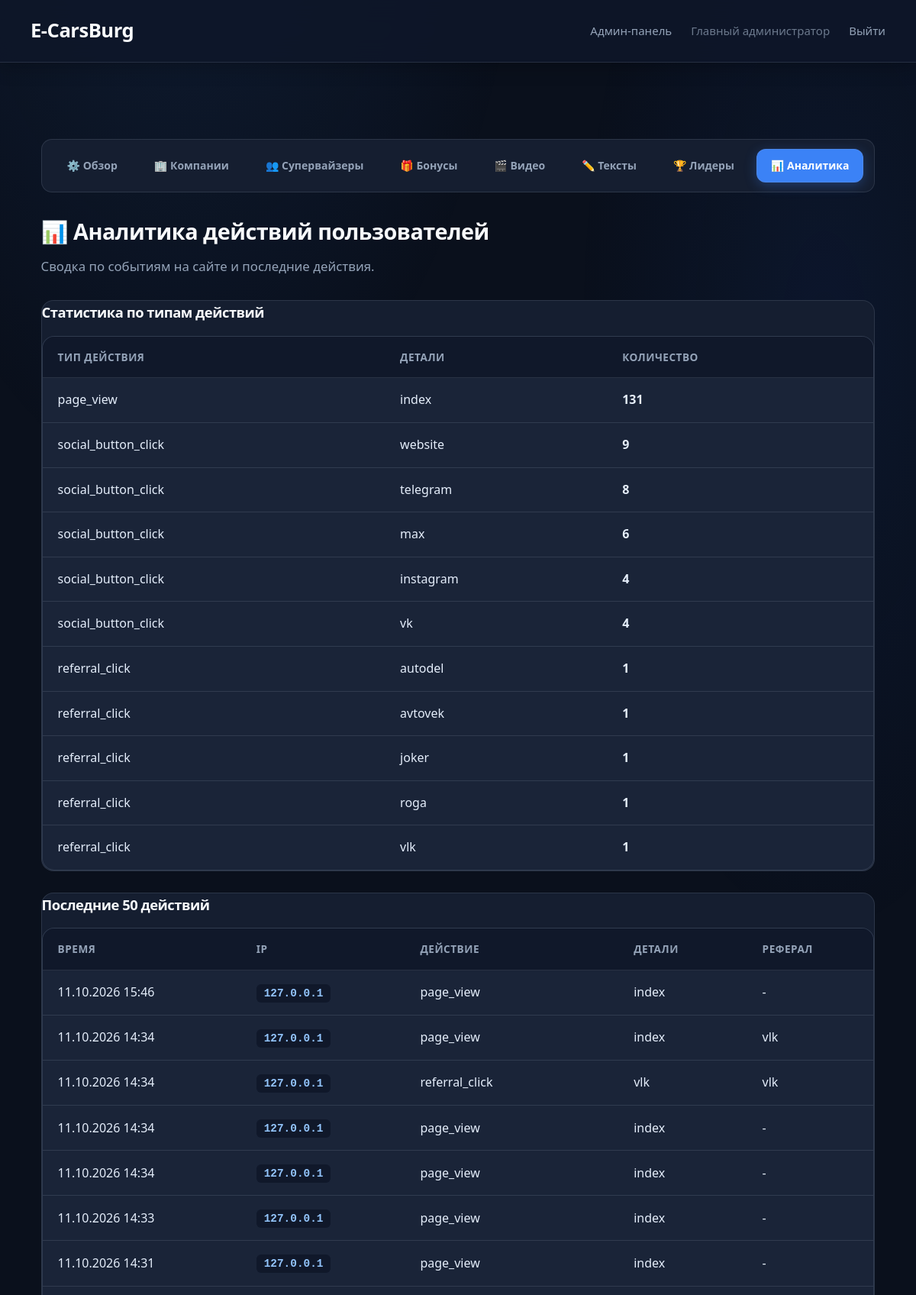
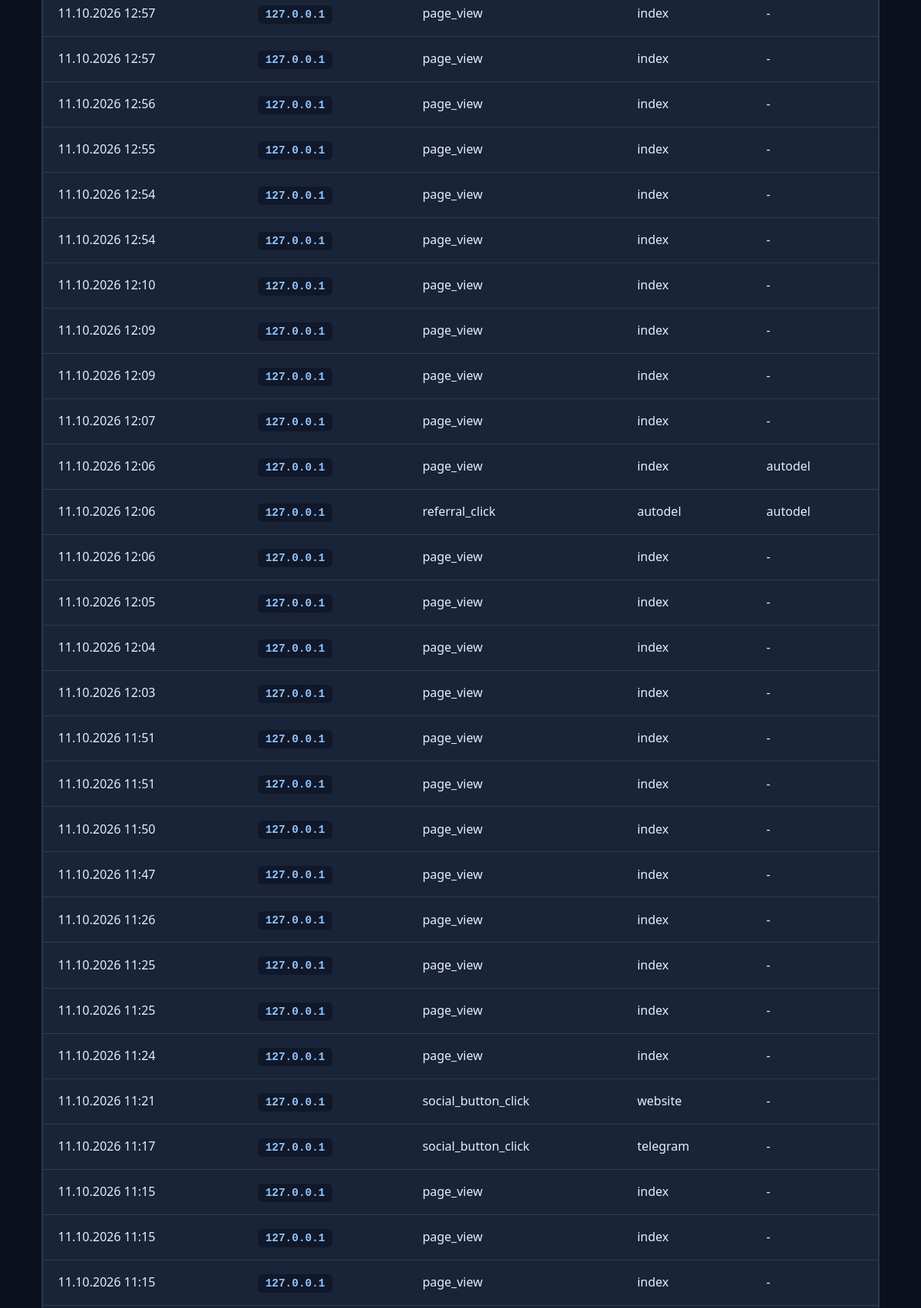
The page /admin/analytics (signed in, upper part) on the database its author committed (2 pictures, top to bottom).
### models.py (models this page shows, shortened)
class Company(Base):
    __tablename__ = 'companies'
    id: Mapped[int] = mapped_column(primary_key=True, index=True)
    name: Mapped[str] = mapped_column(String(100), nullable=False)
    slug: Mapped[str] = mapped_column(String(50), unique=True, index=True, nullable=False)
    description: Mapped[str] = mapped_column(Text, nullable=True)
    email: Mapped[str] = mapped_column(String(100), unique=True, nullable=False)
    password_hash: Mapped[str] = mapped_column(String(255), nullable=False)
    is_admin: Mapped[bool] = mapped_column(Boolean, default=False)
    role: Mapped[str] = mapped_column(String(20), default=ROLE_PARTNER, nullable=False, index=True)
    created_by_id: Mapped[int] = mapped_column(ForeignKey('companies.id'), nullable=True, index=True)
    created_at: Mapped[datetime] = mapped_column(DateTime, default=datetime.utcnow)
    clicks: Mapped[list["ClickEvent"]] = relationship(
        "ClickEvent",
        back_populates="company",
        cascade="all, delete-orphan"
    )
    created_by = relationship("Company", remote_side=[id], foreign_keys=[created_by_id])
    @property
    def is_authenticated(self):
        return True
    def get_role(self) -> str:
        if self.role:
            return self.role
        return ROLE_ADMIN if self.is_admin else ROLE_PARTNER
    @property
    def is_main_admin(self) -> bool:
        return self.get_role() == ROLE_ADMIN
    @property
    def role_label(self) -> str:
        return {
            ROLE_ADMIN: 'Главный администратор',
            ROLE_SUPERVISOR: 'Супервайзер',
            ROLE_PARTNER: 'Партнёр',
        }.get(self.get_role(), 'Пользователь')

class UserAction(Base):
    __tablename__ = 'user_actions'
    id: Mapped[int] = mapped_column(primary_key=True, index=True)
    ip_address: Mapped[str] = mapped_column(String(45), nullable=True, index=True)
    user_agent: Mapped[str] = mapped_column(String(500), nullable=True)
    action_type: Mapped[str] = mapped_column(String(50), nullable=False, index=True)
    action_detail: Mapped[str] = mapped_column(String(100), nullable=True)
    referral_slug: Mapped[str] = mapped_column(String(50), nullable=True, index=True)
    page_url: Mapped[str] = mapped_column(String(500), nullable=True)
    created_at: Mapped[datetime] = mapped_column(DateTime, default=datetime.utcnow, index=True)

### app.py (the view)
@app.route('/admin/analytics')
@admin_required
def admin_analytics():
    db = SessionLocal()
    try:
        action_stats = db.query(
            UserAction.action_type,
            UserAction.action_detail,
            func.count(UserAction.id).label('count')
        ).group_by(UserAction.action_type, UserAction.action_detail) \
            .order_by(func.count(UserAction.id).desc()) \
            .all()
        recent_actions = db.query(UserAction) \
            .order_by(UserAction.created_at.desc()) \
            .limit(50) \
            .all()
        return render_template(
            'admin_analytics.html',
            action_stats=action_stats,
            recent_actions=recent_actions
        )
    finally:
        db.close()

### app.py (called while the page is built)
@login_manager.user_loader
def load_user(user_id):
    db = SessionLocal()
    try:
        return db.get(Company, int(user_id))
    finally:
        db.close()

def admin_required(f):
    from functools import wraps
    @wraps(f)
    @login_required
    def decorated_function(*args, **kwargs):
        if not current_user.is_main_admin:
            flash('Доступ запрещён. Только для главного администратора.', 'error')
            return redirect(url_for('post_login_redirect'))
        return f(*args, **kwargs)
    return decorated_function

### templates/admin_analytics.html (shortened to what this page needs)
{% extends "admin_base.html" %}
{% set active_nav = "analytics" %}
{% block content %}
        <h1>📊 Аналитика действий пользователей</h1>
        <p>Сводка по событиям на сайте и последние действия.</p>
        <section class="admin-section" style="margin-bottom: 28px;">
            <h2>Статистика по типам действий</h2>
            <table class="leaderboard-table">
                <thead>
                    <tr>
                        <th>Тип действия</th>
                        <th>Детали</th>
                        <th>Количество</th>
                    </tr>
                </thead>
                <tbody>
                    {% for stat in action_stats %}
                    <tr>
                        <td>{{ stat.action_type }}</td>
                        <td>{{ stat.action_detail or '-' }}</td>
                        <td><strong>{{ stat.count }}</strong></td>
                    </tr>
                    {% else %}
                    <tr><td colspan="3" class="no-data">Данных пока нет</td></tr>
                    {% endfor %}
                </tbody>
            </table>
        </section>
        <section class="admin-section">
            <h2>Последние 50 действий</h2>
            <table class="leaderboard-table">
                <thead>
                    <tr>
                        <th>Время</th>
                        <th>IP</th>
                        <th>Действие</th>
                        <th>Детали</th>
                        <th>Реферал</th>
                    </tr>
                </thead>
                <tbody>
                    {% for action in recent_actions %}
                    <tr>
                        <td>{{ action.created_at.strftime('%d.%m.%Y %H:%M') }}</td>
                        <td><code>{{ action.ip_address }}</code></td>
                        <td>{{ action.action_type }}</td>
                        <td>{{ action.action_detail or '-' }}</td>
                        <td>{{ action.referral_slug or '-' }}</td>
                    </tr>
                    {% else %}
                    <tr><td colspan="5" class="no-data">Действий пока нет</td></tr>
                    {% endfor %}
                </tbody>
            </table>
        </section>
{% endblock %}

### templates/admin_base.html (shortened to what this page needs)
<!DOCTYPE html>
<html lang="ru">
<head>
    <link rel="stylesheet" href="{{ url_for('static', filename='style.css') }}">
</head>
<body class="admin-theme">
    <nav class="top-nav">
        <a href="{{ url_for('index') }}" class="nav-brand">E-CarsBurg</a>
        <div class="nav-links">
            {% if current_user.is_main_admin %}
                <a href="{{ url_for('admin_dashboard') }}" class="nav-link">Админ-панель</a>
            {% elif current_user.is_supervisor %}
                <a href="{{ url_for('admin_companies') }}" class="nav-link">Панель супервайзера</a>
            {% endif %}
            <span class="nav-link" style="opacity:0.7;">{{ current_user.role_label }}</span>
            <a href="{{ url_for('logout') }}" class="nav-link">Выйти</a>
        </div>
    </nav>
    <div class="container {% block container_class %}wide{% endblock %}">
        <nav class="admin-nav" aria-label="Разделы админки">
            {% if current_user.is_main_admin %}
                <a href="{{ url_for('admin_dashboard') }}" class="btn {% if active_nav == 'dashboard' %}active{% endif %}">⚙️ Обзор</a>
                <a href="{{ url_for('admin_companies') }}" class="btn {% if active_nav == 'companies' %}active{% endif %}">🏢 Компании</a>
                <a href="{{ url_for('admin_supervisors') }}" class="btn {% if active_nav == 'supervisors' %}active{% endif %}">👥 Супервайзеры</a>
                <a href="{{ url_for('admin_bonuses') }}" class="btn {% if active_nav == 'bonuses' %}active{% endif %}">🎁 Бонусы</a>
                <a href="{{ url_for('admin_media') }}" class="btn {% if active_nav == 'media' %}active{% endif %}">🎬 Видео</a>
                <a href="{{ url_for('admin_texts') }}" class="btn {% if active_nav == 'texts' %}active{% endif %}">✏️ Тексты</a>
                <a href="{{ url_for('admin_leaderboard') }}" class="btn {% if active_nav == 'leaderboard' %}active{% endif %}">🏆 Лидеры</a>
                <a href="{{ url_for('admin_analytics') }}" class="btn {% if active_nav == 'analytics' %}active{% endif %}">📊 Аналитика</a>
            {% elif current_user.is_supervisor %}
                <a href="{{ url_for('admin_companies') }}" class="btn {% if active_nav == 'companies' %}active{% endif %}">🏢 Мои компании</a>
                <a href="{{ url_for('admin_add_company') }}" class="btn {% if active_nav == 'add_company' %}active{% endif %}">➕ Создать компанию</a>
            {% endif %}
        </nav>
        {% block content %}{% endblock %}
    </div>
</body>
</html>

### rows shown on the page
Company: role_label "Главный администратор"
UserAction: action_type "referral_click", action_detail "autodel", count "1", created_at "11.10.2026 12:06", ip_address "127.0.0.1", referral_slug "autodel"
UserAction: action_type "referral_click", action_detail "avtovek", count "1"
UserAction: action_type "referral_click", action_detail "joker", count "1"
UserAction: action_type "referral_click", action_detail "roga", count "1"
UserAction: action_type "referral_click", action_detail "vlk", count "1", created_at "11.10.2026 14:34", ip_address "127.0.0.1", referral_slug "vlk"
UserAction: created_at "11.10.2026 15:46", ip_address "127.0.0.1", action_type "page_view", action_detail "index", referral_slug "-"
UserAction: created_at "11.10.2026 14:34", ip_address "127.0.0.1", action_type "page_view", action_detail "index", referral_slug "vlk"
UserAction: created_at "11.10.2026 14:34", ip_address "127.0.0.1", action_type "page_view", action_detail "index", referral_slug "-"
UserAction: created_at "11.10.2026 14:34", ip_address "127.0.0.1", action_type "page_view", action_detail "index", referral_slug "-"
UserAction: created_at "11.10.2026 14:33", ip_address "127.0.0.1", action_type "page_view", action_detail "index", referral_slug "-"
UserAction: created_at "11.10.2026 14:31", ip_address "127.0.0.1", action_type "page_view", action_detail "index", referral_slug "-"
UserAction: created_at "11.10.2026 12:57", ip_address "127.0.0.1", action_type "page_view", action_detail "index", referral_slug "-"
UserAction: created_at "11.10.2026 12:57", ip_address "127.0.0.1", action_type "page_view", action_detail "index", referral_slug "-"
UserAction: created_at "11.10.2026 12:56", ip_address "127.0.0.1", action_type "page_view", action_detail "index", referral_slug "-"
UserAction: created_at "11.10.2026 12:55", ip_address "127.0.0.1", action_type "page_view", action_detail "index", referral_slug "-"
UserAction: created_at "11.10.2026 12:54", ip_address "127.0.0.1", action_type "page_view", action_detail "index", referral_slug "-"
UserAction: created_at "11.10.2026 12:54", ip_address "127.0.0.1", action_type "page_view", action_detail "index", referral_slug "-"
UserAction: created_at "11.10.2026 12:10", ip_address "127.0.0.1", action_type "page_view", action_detail "index", referral_slug "-"
UserAction: created_at "11.10.2026 12:09", ip_address "127.0.0.1", action_type "page_view", action_detail "index", referral_slug "-"
UserAction: created_at "11.10.2026 12:09", ip_address "127.0.0.1", action_type "page_view", action_detail "index", referral_slug "-"
UserAction: created_at "11.10.2026 12:07", ip_address "127.0.0.1", action_type "page_view", action_detail "index", referral_slug "-"
UserAction: created_at "11.10.2026 12:06", ip_address "127.0.0.1", action_type "page_view", action_detail "index", referral_slug "autodel"
UserAction: created_at "11.10.2026 12:06", ip_address "127.0.0.1", action_type "page_view", action_detail "index", referral_slug "-"
UserAction: created_at "11.10.2026 12:05", ip_address "127.0.0.1", action_type "page_view", action_detail "index", referral_slug "-"
UserAction: created_at "11.10.2026 12:04", ip_address "127.0.0.1", action_type "page_view", action_detail "index", referral_slug "-"
UserAction: created_at "11.10.2026 12:03", ip_address "127.0.0.1", action_type "page_view", action_detail "index", referral_slug "-"
UserAction: created_at "11.10.2026 11:51", ip_address "127.0.0.1", action_type "page_view", action_detail "index", referral_slug "-"
UserAction: created_at "11.10.2026 11:51", ip_address "127.0.0.1", action_type "page_view", action_detail "index", referral_slug "-"
UserAction: created_at "11.10.2026 11:50", ip_address "127.0.0.1", action_type "page_view", action_detail "index", referral_slug "-"
UserAction: created_at "11.10.2026 11:47", ip_address "127.0.0.1", action_type "page_view", action_detail "index", referral_slug "-"
UserAction: created_at "11.10.2026 11:26", ip_address "127.0.0.1", action_type "page_view", action_detail "index", referral_slug "-"
UserAction: created_at "11.10.2026 11:25", ip_address "127.0.0.1", action_type "page_view", action_detail "index", referral_slug "-"
UserAction: created_at "11.10.2026 11:25", ip_address "127.0.0.1", action_type "page_view", action_detail "index", referral_slug "-"
UserAction: created_at "11.10.2026 11:24", ip_address "127.0.0.1", action_type "page_view", action_detail "index", referral_slug "-"
UserAction: created_at "11.10.2026 11:21", ip_address "127.0.0.1", action_type "social_button_click", action_detail "website", referral_slug "-"
UserAction: created_at "11.10.2026 11:17", ip_address "127.0.0.1", action_type "social_button_click", action_detail "telegram", referral_slug "-"
UserAction: created_at "11.10.2026 11:15", ip_address "127.0.0.1", action_type "page_view", action_detail "index", referral_slug "-"
UserAction: created_at "11.10.2026 11:15", ip_address "127.0.0.1", action_type "page_view", action_detail "index", referral_slug "-"
UserAction: created_at "11.10.2026 11:15", ip_address "127.0.0.1", action_type "page_view", action_detail "index", referral_slug "-"

### other values the page prints
{{ stat.action_type }} "page_view" "social_button_click" "social_button_click" "social_button_click" "social_button_click" "social_button_click"
{{ stat.action_detail or '-' }} "index" "website" "telegram" "max" "instagram" "vk"
{{ stat.count }} "131" "9" "8" "6" "4" "4"
